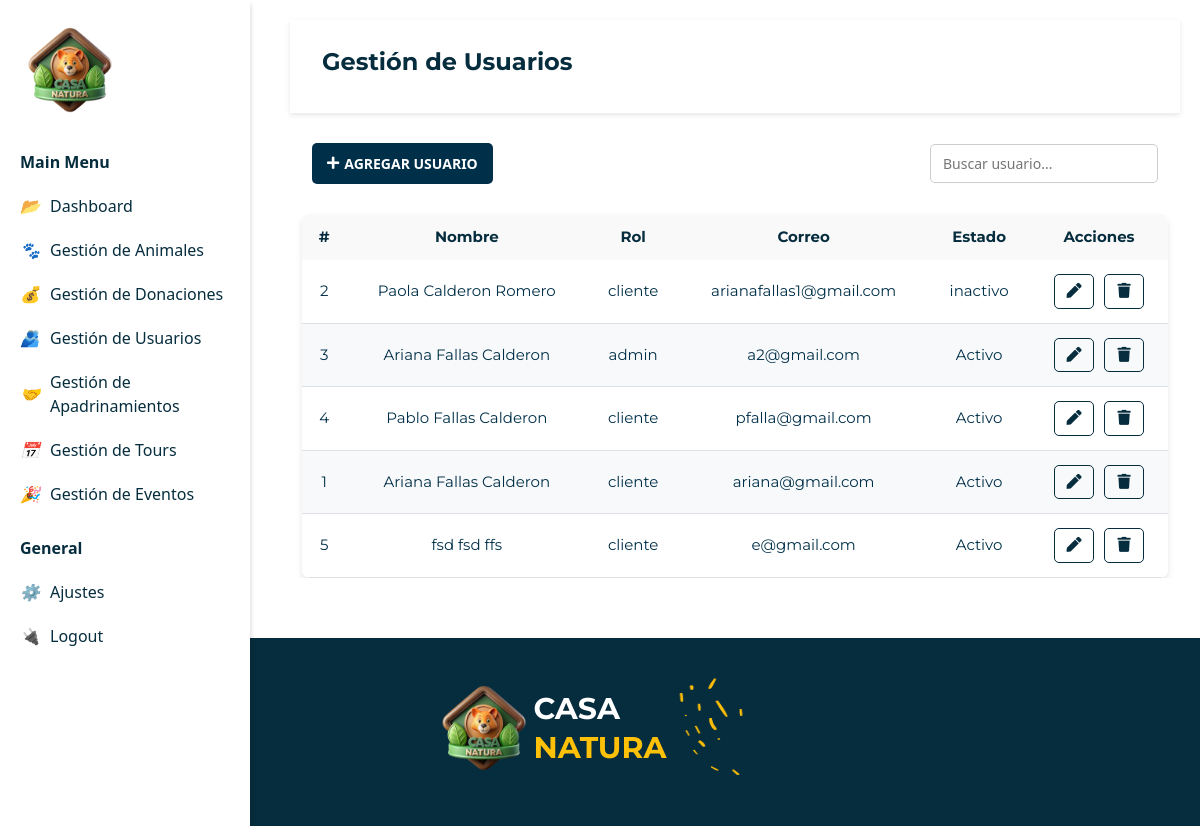
/gestionUsuarios.php, run on an earlier commit of the app's database.
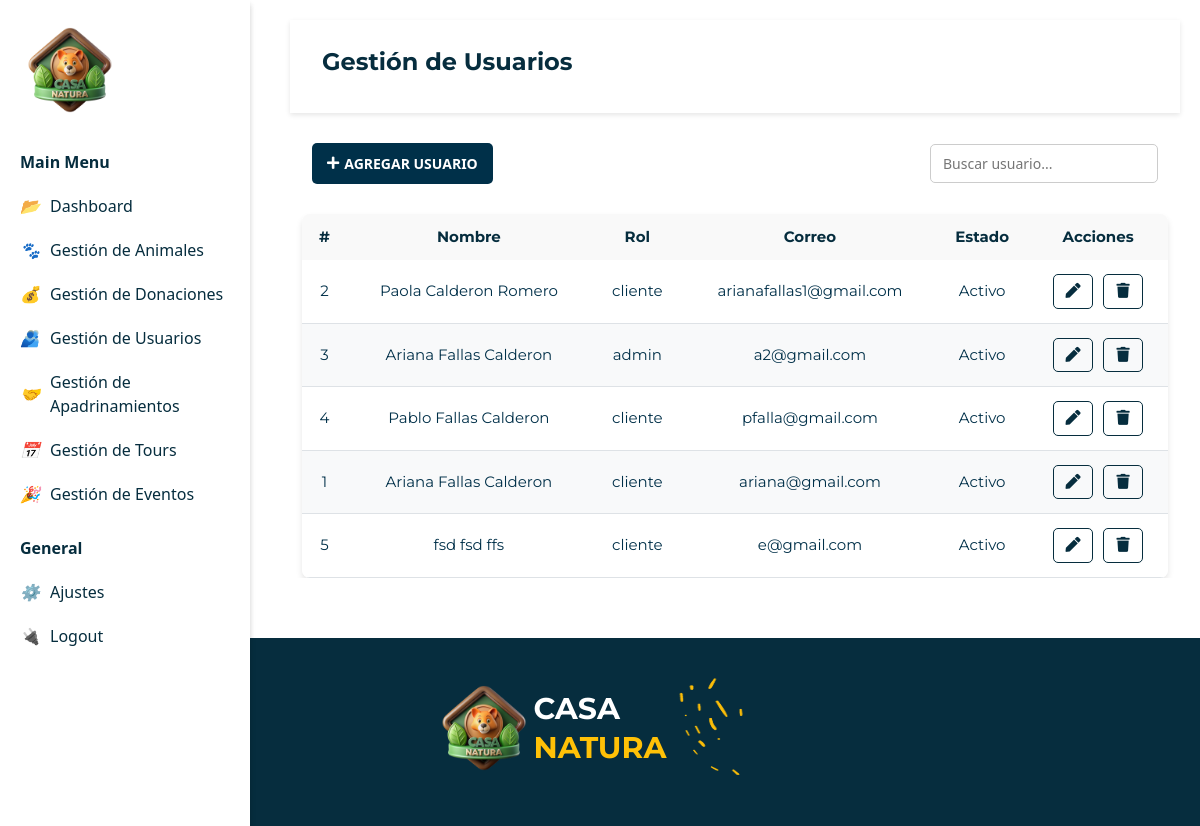
And on a later commit of the database.
### tables this page shows
CREATE TABLE `roles` (
  `ID_Rol` int(10) NOT NULL,
  `Rol` varchar(15) NOT NULL,
  `ID_Usuario` int(10) NOT NULL
);

CREATE TABLE `usuario` (
  `ID_Usuario` int(10) NOT NULL,
  `Nombre` varchar(15) NOT NULL,
  `Password` varchar(250) NOT NULL,
  `Apellido1` varchar(15) NOT NULL,
  `Apellido2` varchar(15) NOT NULL,
  `Correo` varchar(50) NOT NULL,
  `Telefono` int(40) DEFAULT NULL,
  `Donador` tinyint(1) NOT NULL,
  `Estado` varchar(10) NOT NULL
);

### gestionUsuarios.php (the view, shortened to what this page needs)
<!DOCTYPE html>
<html lang="es">
<head>
    <link href="https://cdnjs.cloudflare.com/ajax/libs/font-awesome/5.15.4/css/all.min.css" rel="stylesheet">
    <link rel="stylesheet" href="./css/style.css">
    <link rel="stylesheet" href="https://cdn.jsdelivr.net/npm/bootstrap@4.3.1/dist/css/bootstrap.min.css">
    <link href="https://cdn.jsdelivr.net/npm/bootstrap@5.3.0-alpha3/dist/css/bootstrap.min.css" rel="stylesheet">
</head>
<body>
    <?php
    include("sidebar.php");
    echo $sidebarAdmin2;
    ?>
    <?php
    include("sidebar.php");
    echo $sidebarAdmin2;
    include("actions/conexion.php");
    ?>
    <main>
        <div class="viewport">
            <div class="content">
                <nav class="navbar ">
                    <div class="container-fluid">
                        <h2 class="titulo">Gestión de Usuarios</h2>
                    </div>
                </nav>
                <div class="container contenedor-tabla">
                    <div class="fila-header">
                        <div class="boton-agregar">
                            <a class="btn-agregar" href="agregarUsuario.php">
                                <i class="fas fa-plus icono-agregar"></i> AGREGAR USUARIO
                            </a>
                        </div>
                        <div class="buscador">
                            <div class="input-grupo">
                                <input type="text" class="campo-buscar" placeholder="Buscar usuario...">
                            </div>
                        </div>
                    </div>
                    <table class="tabla text-center">
                        <tr>
                            <th>#</th>
                            <th>Nombre</th>
                            <th>Rol</th>
                            <th>Correo</th>
                            <th>Estado</th>
                            <th>Acciones</th>
                        </tr>
                        <tbody>
                            <?php
                            $sqlUsuarios = "SELECT a.ID_Usuario,CONCAT( a.Nombre,' ', a.Apellido1,' ', a.Apellido2) as NombreCompleto, a.Correo, a.Estado, b.Rol
                            FROM usuario a
                            INNER JOIN roles b
                            ON a.ID_Usuario = b.ID_Usuario";
                            $resultadoUsuarios = $conn->query($sqlUsuarios);
                            if ($resultadoUsuarios->num_rows > 0) {
                                while ($fila = $resultadoUsuarios->fetch_assoc()) {
                                    echo "<tr>";
                                    echo "<td>" . htmlspecialchars($fila['ID_Usuario']) . "</td>";
                                    echo "<td>" . htmlspecialchars($fila['NombreCompleto']) . "</td>";
                                    echo "<td>" . htmlspecialchars($fila['Rol']) . "</td>";
                                    echo "<td>" . htmlspecialchars($fila['Correo']) . "</td>";
                                    echo "<td>" . htmlspecialchars($fila['Estado']) . "</td>";
                                    echo "<td class='actions'>";
                                    echo "<a href='editarUsuario.php?id=" . $fila['ID_Usuario'] . "' class='edit'><i class='fas fa-pen'></i></a>";
                                    echo "<button class='delete' id='eliminarUsuario' data-id='" . $fila['ID_Usuario'] . "'>
            <i class='fas fa-trash'></i>
        </button>";
                                    echo "</td>";
                                    echo "</tr>";
                                }
                            } else {
                                echo "<tr><td colspan='4'>No se encontraron usuarios</td></tr>";
                            }
                            ?>
                        </tbody>
                    </table>
                </div>
            </div>
        </div>
</main>
    <?php
    include("sidebar.php");
    echo $footerAdmin;
    ?>
</body>
</html>

What changed in the data, as far as the page shows it:
changed through a linked row, roles "arianafallas1@gmail.com": ID_Usuario.Estado "inactivo" → "Activo"
